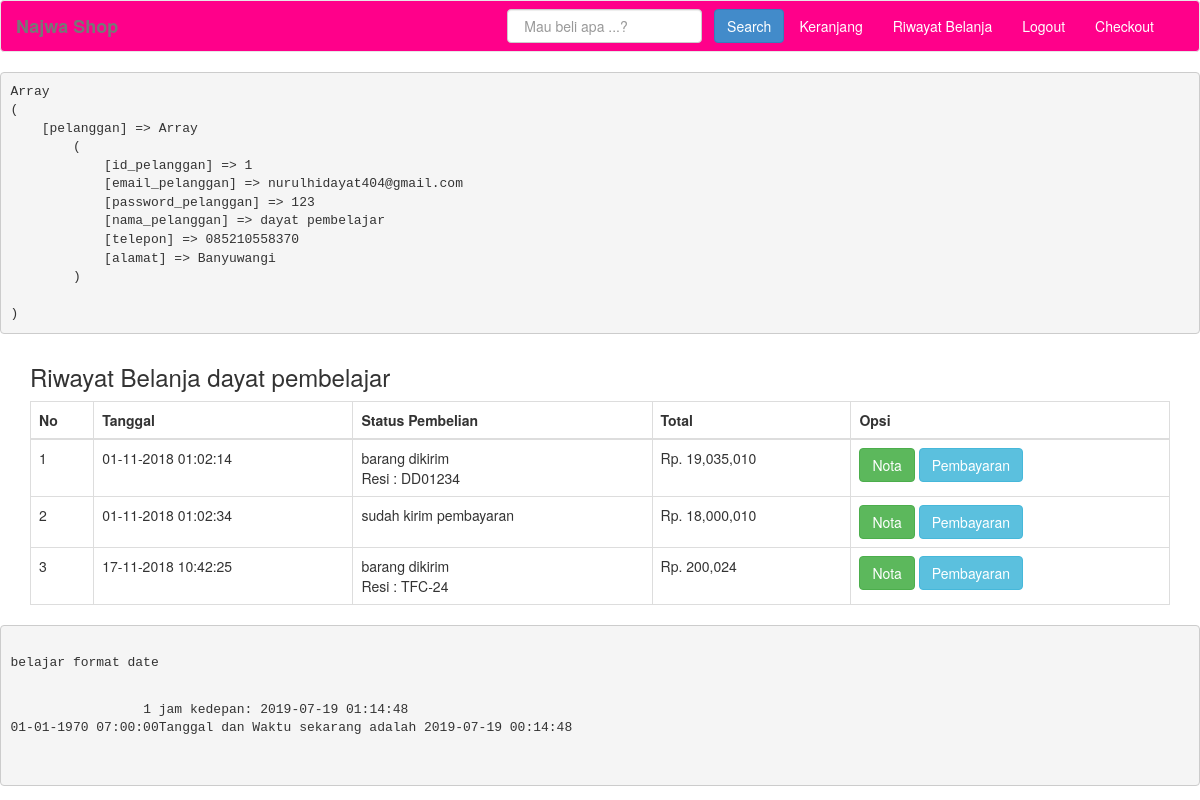
The app's page /riwayatcopy.php (signed in) with its own data.
### tables this page shows
CREATE TABLE IF NOT EXISTS `tb_pembelian` (
`id_pembelian` int(11) NOT NULL,
  `id_pelanggan` int(11) NOT NULL,
  `id_ongkir` int(5) NOT NULL,
  `tanggal_pembelian` datetime NOT NULL,
  `tanggal_expired` datetime NOT NULL,
  `total_pembelian` int(11) NOT NULL,
  `nama_kota` varchar(100) NOT NULL,
  `tarif` int(11) NOT NULL,
  `alamat_pengiriman` varchar(200) NOT NULL,
  `status_pembelian` varchar(90) NOT NULL DEFAULT 'pending',
  `resi_pengiriman` varchar(25) NOT NULL
);

### riwayatcopy.php (the view, shortened to what this page needs)
<?php
include "koneksi.php";
?>
<!DOCTYPE html>
<html>
<head>
	<link rel="stylesheet" href="admin/css/bootstrap.css">
</head>
<body>
	<?php include "menu.php"; ?>
	<pre><?php print_r($_SESSION) ?></pre>
	<section class="riwayat">
		<div class="container">
			<h3>Riwayat Belanja <?php echo $_SESSION["pelanggan"]["nama_pelanggan"]; ?></h3>
			<table class="table table-bordered">
				<thead>
				<tr>
					<th>No</th>
					<th>Tanggal</th>
					<th>Status Pembelian</th>
					<th>Total</th>
					<th>Opsi</th>
				</tr>
				</thead>
				<tbody>
					<?php
						$id_pelanggan=$_SESSION["pelanggan"]["id_pelanggan"];
						$nomer=1;
						$ambil=$koneksi->query("SELECT * FROM tb_pembelian WHERE id_pelanggan='$id_pelanggan' ");
						 while ( $pecah = $ambil->fetch_assoc()) {
					 ?>
					<tr>
						<td><?php echo $nomer; ?></td>
						<td><?php
							$tanggal = date('d-m-Y H:i:s', strtotime($pecah['tanggal_pembelian']));
		 					echo $tanggal;
						?></td>
						<td><?php echo $pecah['status_pembelian']; ?>
						<br>
						<?php if (!empty($pecah['resi_pengiriman'])): ?>
							Resi : <?php echo $pecah['resi_pengiriman']; ?>
						<?php endif ?>
						</td>
						<td>Rp. <?php echo number_format($pecah['total_pembelian']); ?></td>
						<td>
							<a class="btn btn-success" href="nota.php?id=<?php echo $pecah['id_pembelian']; ?>" >Nota</a>
							<a href="pembayaran.php?id=<?php echo $pecah['id_pembelian']; ?>" class="btn btn-info">Pembayaran</a>
						</td>
					</tr>
					<?php $nomer++; ?>
					<?php } ?>
				</tbody>
			</table>
		</div>
		<pre>
		 <p>belajar format date</p>
		 <?php
		 echo '1 jam kedepan: ' . date('Y-m-d H:i:s', time() + (60 * 60)) . '<br/>';
		 $tanggal = date('d-m-Y H:i:s', strtotime($pecah['tanggal_pembelian']));
		 echo $tanggal;
		 echo "Tanggal dan Waktu sekarang adalah " . date("Y-m-d H:i:s") . "<br>";
	  		?>
	</pre>
	</section>
</body>
</html>

### records on screen
tb_pembelian: tanggal_pembelian "01-11-2018 01:02:14", status_pembelian "barang dikirim", resi_pengiriman "DD01234", total_pembelian "19,035,010"
tb_pembelian: tanggal_pembelian "01-11-2018 01:02:34", status_pembelian "sudah kirim pembayaran", total_pembelian "18,000,010"
tb_pembelian: tanggal_pembelian "17-11-2018 10:42:25", status_pembelian "barang dikirim", resi_pengiriman "TFC-24", total_pembelian "200,024"

### other values on screen
$_SESSION["pelanggan"]["nama_pelanggan"] "dayat pembelajar"
$tanggal "01-01-1970 07:00:00"
